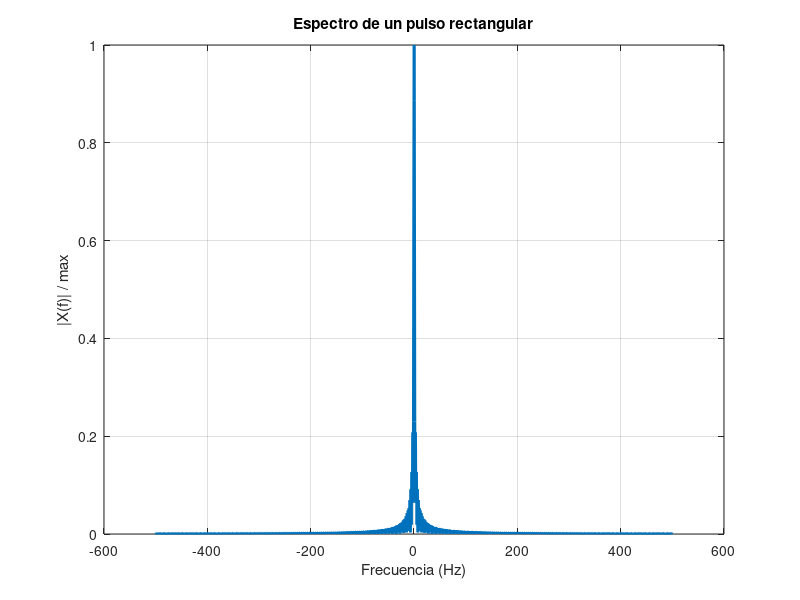

This chart was generated by the following MATLAB code: (Note: this script raises an error after producing the figure.)
% Pulso rectangular
T = 1; fs = 1000; t = -2:1/fs:2;
x = double(abs(t) <= T/2);

% Espectro
N = length(t);
X = fftshift(fft(x, 2048));
f = linspace(-fs/2, fs/2, length(X));

% Magnitud normalizada
X_mag = abs(X) / max(abs(X));

% Graficar
plot(f, X_mag, 'LineWidth', 2); grid on;
xlabel('Frecuencia (Hz)');
ylabel('|X(f)| / max');
title('Espectro de un pulso rectangular');

% Línea -3 dB
hold on;
yline(0.707, '--r', '-3 dB');
